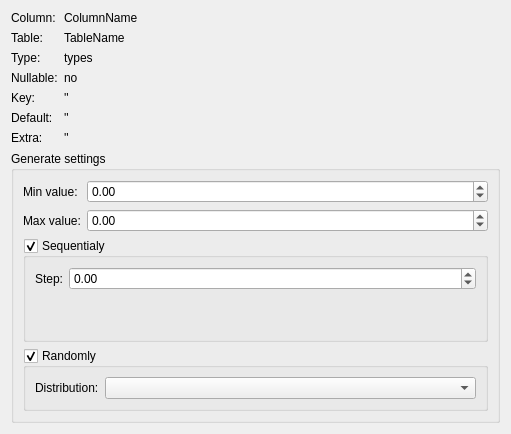
<?xml version="1.0" encoding="UTF-8"?>
<ui version="4.0">
 <class>FloatSettingsWidget</class>
 <widget class="QWidget" name="FloatSettingsWidget">
  <property name="geometry">
   <rect>
    <x>0</x>
    <y>0</y>
    <width>511</width>
    <height>434</height>
   </rect>
  </property>
  <property name="windowTitle">
   <string>FloatSettingsWidget</string>
  </property>
  <layout class="QVBoxLayout" name="mainLayout">
   <item>
    <layout class="QFormLayout" name="infoLayout">
     <item row="0" column="0">
      <widget class="QLabel" name="columnNameLabel">
       <property name="text">
        <string>Column:</string>
       </property>
      </widget>
     </item>
     <item row="0" column="1">
      <widget class="QLabel" name="columnNameValueLabel">
       <property name="text">
        <string>ColumnName</string>
       </property>
      </widget>
     </item>
     <item row="2" column="0">
      <widget class="QLabel" name="typeLabel">
       <property name="text">
        <string>Type:</string>
       </property>
      </widget>
     </item>
     <item row="2" column="1">
      <widget class="QLabel" name="typeValueLabel">
       <property name="text">
        <string>types</string>
       </property>
      </widget>
     </item>
     <item row="3" column="1">
      <widget class="QLabel" name="nullValueLabel">
       <property name="text">
        <string>no</string>
       </property>
      </widget>
     </item>
     <item row="3" column="0">
      <widget class="QLabel" name="nullLabel">
       <property name="text">
        <string>Nullable:</string>
       </property>
      </widget>
     </item>
     <item row="5" column="0">
      <widget class="QLabel" name="defaultLabel">
       <property name="text">
        <string>Default:</string>
       </property>
      </widget>
     </item>
     <item row="6" column="0">
      <widget class="QLabel" name="extraLabel">
       <property name="text">
        <string>Extra:</string>
       </property>
      </widget>
     </item>
     <item row="5" column="1">
      <widget class="QLabel" name="defaultValueLabel">
       <property name="text">
        <string>''</string>
       </property>
      </widget>
     </item>
     <item row="6" column="1">
      <widget class="QLabel" name="extraValueLabel">
       <property name="text">
        <string>''</string>
       </property>
      </widget>
     </item>
     <item row="4" column="0">
      <widget class="QLabel" name="keyLabel">
       <property name="text">
        <string>Key:</string>
       </property>
      </widget>
     </item>
     <item row="4" column="1">
      <widget class="QLabel" name="keyValueLabel">
       <property name="text">
        <string>''</string>
       </property>
      </widget>
     </item>
     <item row="1" column="0">
      <widget class="QLabel" name="tableLabel">
       <property name="text">
        <string>Table:</string>
       </property>
      </widget>
     </item>
     <item row="1" column="1">
      <widget class="QLabel" name="tableValueLabel">
       <property name="text">
        <string>TableName</string>
       </property>
      </widget>
     </item>
    </layout>
   </item>
   <item>
    <widget class="QGroupBox" name="settingsGroup">
     <property name="title">
      <string>Generate settings</string>
     </property>
     <property name="flat">
      <bool>false</bool>
     </property>
     <property name="checkable">
      <bool>false</bool>
     </property>
     <layout class="QFormLayout" name="settingsGroupLayout">
      <item row="0" column="0">
       <widget class="QLabel" name="minValueLabel">
        <property name="text">
         <string>Min value: </string>
        </property>
       </widget>
      </item>
      <item row="1" column="0">
       <widget class="QLabel" name="maxValueLabel">
        <property name="text">
         <string>Max value:</string>
        </property>
       </widget>
      </item>
      <item row="2" column="0" colspan="2">
       <widget class="QGroupBox" name="seqGroup">
        <property name="sizePolicy">
         <sizepolicy hsizetype="Expanding" vsizetype="Expanding">
          <horstretch>0</horstretch>
          <verstretch>0</verstretch>
         </sizepolicy>
        </property>
        <property name="title">
         <string>Sequentialy</string>
        </property>
        <property name="checkable">
         <bool>true</bool>
        </property>
        <layout class="QFormLayout" name="seqGroupLayout">
         <item row="0" column="0">
          <widget class="QLabel" name="stepLabel">
           <property name="text">
            <string>Step:</string>
           </property>
          </widget>
         </item>
         <item row="0" column="1">
          <widget class="QDoubleSpinBox" name="stepValue">
           <property name="minimum">
            <double>-10000.000000000000000</double>
           </property>
           <property name="maximum">
            <double>10000.000000000000000</double>
           </property>
          </widget>
         </item>
        </layout>
       </widget>
      </item>
      <item row="3" column="0" colspan="2">
       <widget class="QGroupBox" name="randomGroup">
        <property name="title">
         <string>Randomly</string>
        </property>
        <property name="checkable">
         <bool>true</bool>
        </property>
        <layout class="QFormLayout" name="randomGroupLayout">
         <item row="0" column="0">
          <widget class="QLabel" name="distributionLabel">
           <property name="text">
            <string>Distribution:</string>
           </property>
          </widget>
         </item>
         <item row="0" column="1">
          <widget class="QComboBox" name="distributionCombo"/>
         </item>
        </layout>
       </widget>
      </item>
      <item row="0" column="1">
       <widget class="QDoubleSpinBox" name="minValueEdit">
        <property name="minimum">
         <double>-10000.000000000000000</double>
        </property>
        <property name="maximum">
         <double>10000.000000000000000</double>
        </property>
       </widget>
      </item>
      <item row="1" column="1">
       <widget class="QDoubleSpinBox" name="maxValueEdit">
        <property name="minimum">
         <double>-10000.000000000000000</double>
        </property>
        <property name="maximum">
         <double>10000.000000000000000</double>
        </property>
       </widget>
      </item>
     </layout>
    </widget>
   </item>
  </layout>
 </widget>
 <resources/>
 <connections/>
</ui>
